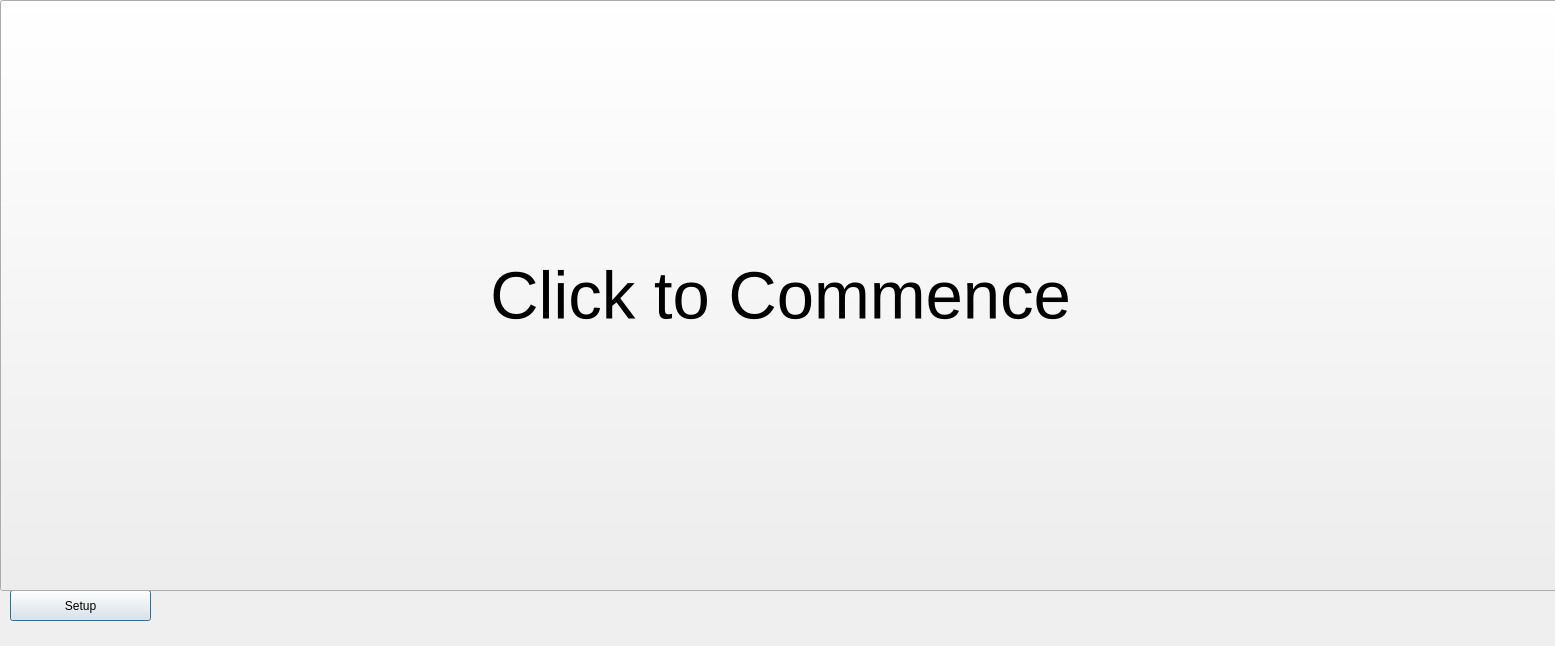
<?xml version="1.0" encoding="UTF-8"?>
<ui version="4.0">
 <class>Dialog</class>
 <widget class="QDialog" name="Dialog">
  <property name="geometry">
   <rect>
    <x>0</x>
    <y>0</y>
    <width>1555</width>
    <height>646</height>
   </rect>
  </property>
  <property name="windowTitle">
   <string>Dialog</string>
  </property>
  <widget class="QPushButton" name="setup_but">
   <property name="geometry">
    <rect>
     <x>10</x>
     <y>590</y>
     <width>141</width>
     <height>31</height>
    </rect>
   </property>
   <property name="text">
    <string>Setup</string>
   </property>
  </widget>
  <widget class="QPushButton" name="pmw_but">
   <property name="geometry">
    <rect>
     <x>10</x>
     <y>10</y>
     <width>191</width>
     <height>41</height>
    </rect>
   </property>
   <property name="font">
    <font>
     <pointsize>20</pointsize>
     <weight>75</weight>
     <bold>true</bold>
    </font>
   </property>
   <property name="text">
    <string>PMW</string>
   </property>
  </widget>
  <widget class="QPushButton" name="consult_but">
   <property name="geometry">
    <rect>
     <x>210</x>
     <y>10</y>
     <width>191</width>
     <height>41</height>
    </rect>
   </property>
   <property name="font">
    <font>
     <pointsize>20</pointsize>
     <weight>75</weight>
     <bold>true</bold>
    </font>
   </property>
   <property name="text">
    <string>Consultancy</string>
   </property>
  </widget>
  <widget class="QPushButton" name="corres_but">
   <property name="geometry">
    <rect>
     <x>410</x>
     <y>10</y>
     <width>191</width>
     <height>41</height>
    </rect>
   </property>
   <property name="font">
    <font>
     <pointsize>16</pointsize>
     <weight>75</weight>
     <bold>true</bold>
    </font>
   </property>
   <property name="text">
    <string>Correspondence</string>
   </property>
  </widget>
  <widget class="QPushButton" name="case_hist_but">
   <property name="geometry">
    <rect>
     <x>610</x>
     <y>10</y>
     <width>191</width>
     <height>41</height>
    </rect>
   </property>
   <property name="font">
    <font>
     <pointsize>16</pointsize>
     <weight>75</weight>
     <bold>true</bold>
    </font>
   </property>
   <property name="text">
    <string>Case History</string>
   </property>
  </widget>
  <widget class="QLineEdit" name="yr_le">
   <property name="geometry">
    <rect>
     <x>940</x>
     <y>20</y>
     <width>51</width>
     <height>20</height>
    </rect>
   </property>
  </widget>
  <widget class="QLineEdit" name="mth_le">
   <property name="geometry">
    <rect>
     <x>1000</x>
     <y>20</y>
     <width>51</width>
     <height>20</height>
    </rect>
   </property>
  </widget>
  <widget class="QLineEdit" name="d_le">
   <property name="geometry">
    <rect>
     <x>1060</x>
     <y>20</y>
     <width>51</width>
     <height>20</height>
    </rect>
   </property>
  </widget>
  <widget class="QPushButton" name="start_but">
   <property name="geometry">
    <rect>
     <x>0</x>
     <y>0</y>
     <width>1561</width>
     <height>591</height>
    </rect>
   </property>
   <property name="font">
    <font>
     <pointsize>50</pointsize>
    </font>
   </property>
   <property name="text">
    <string>Click to Commence</string>
   </property>
  </widget>
  <widget class="QTableWidget" name="outgoing_table">
   <property name="geometry">
    <rect>
     <x>10</x>
     <y>60</y>
     <width>1541</width>
     <height>521</height>
    </rect>
   </property>
   <column>
    <property name="text">
     <string>Edit</string>
    </property>
   </column>
   <column>
    <property name="text">
     <string>Date</string>
    </property>
   </column>
   <column>
    <property name="text">
     <string>Time</string>
    </property>
   </column>
   <column>
    <property name="text">
     <string>Identity1</string>
    </property>
   </column>
   <column>
    <property name="text">
     <string>Identity2</string>
    </property>
   </column>
   <column>
    <property name="text">
     <string>Recipient</string>
    </property>
   </column>
   <column>
    <property name="text">
     <string>T1</string>
    </property>
   </column>
   <column>
    <property name="text">
     <string>T2</string>
    </property>
   </column>
   <column>
    <property name="text">
     <string>T3</string>
    </property>
   </column>
   <column>
    <property name="text">
     <string>T4</string>
    </property>
   </column>
   <column>
    <property name="text">
     <string>File_Ref</string>
    </property>
   </column>
   <column>
    <property name="text">
     <string>Path</string>
    </property>
   </column>
  </widget>
  <widget class="QPushButton" name="refresh_but">
   <property name="geometry">
    <rect>
     <x>810</x>
     <y>30</y>
     <width>91</width>
     <height>21</height>
    </rect>
   </property>
   <property name="text">
    <string>Refresh</string>
   </property>
  </widget>
  <zorder>setup_but</zorder>
  <zorder>pmw_but</zorder>
  <zorder>consult_but</zorder>
  <zorder>corres_but</zorder>
  <zorder>case_hist_but</zorder>
  <zorder>yr_le</zorder>
  <zorder>mth_le</zorder>
  <zorder>d_le</zorder>
  <zorder>outgoing_table</zorder>
  <zorder>refresh_but</zorder>
  <zorder>start_but</zorder>
 </widget>
 <resources/>
 <connections/>
</ui>
